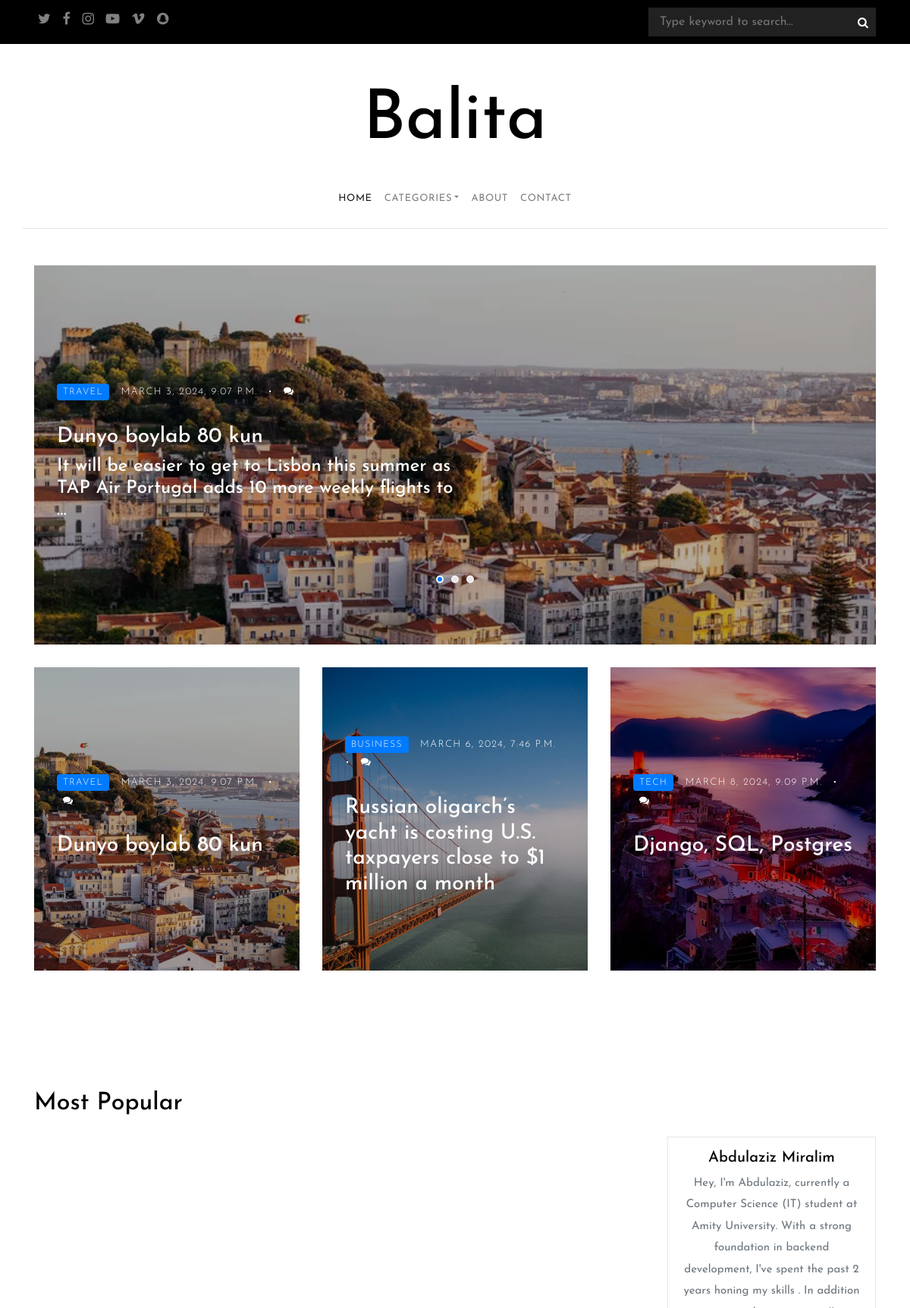
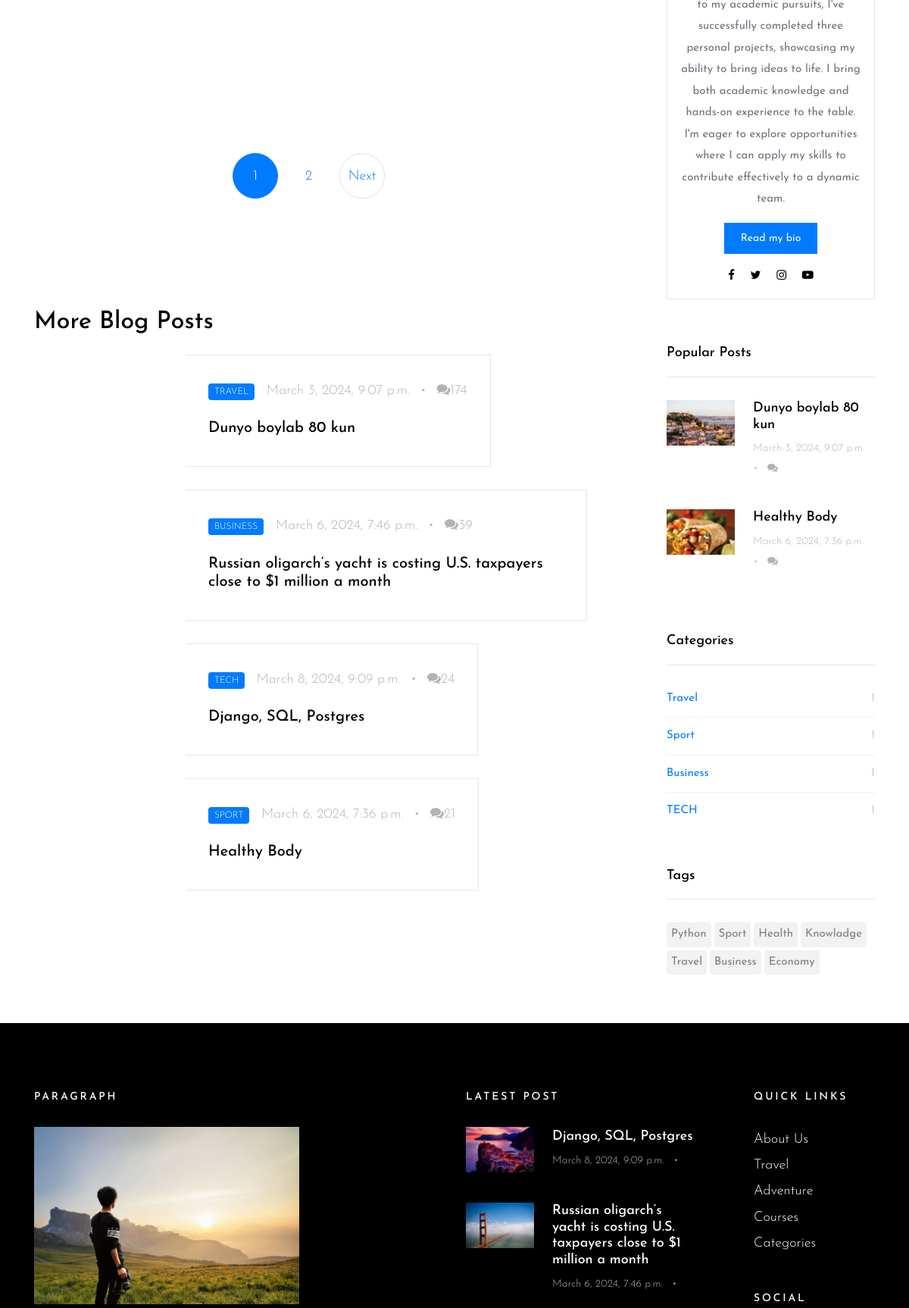
The page / (upper part) on the database its author committed (2 pictures, top to bottom).
### blog/models.py (models this page shows, shortened)
class Post(models.Model):
    title = models.CharField(max_length=100)
    description = models.TextField()
    image = models.ImageField(upload_to='posts/')
    category = models.ForeignKey(Category, on_delete=models.CASCADE)
    tag = models.ManyToManyField(Tag, blank=True)
    is_published = models.BooleanField(default=True)
    views = models.IntegerField(default=0)
    created_at = models.DateTimeField(auto_now_add=True)
    updated_at = models.DateTimeField(auto_now=True)

class Category(models.Model):
    name = models.CharField(max_length=100)
    created_at = models.DateTimeField(auto_now_add=True)
    updated_at = models.DateTimeField(auto_now=True)
    def __str__(self):
        return self.name

class Tag(models.Model):
    name = models.CharField(max_length=100)
    created_at = models.DateTimeField(auto_now_add=True)
    updated_at = models.DateTimeField(auto_now=True)

### blog/views.py (the view)
# urls.py: path('', home_view),
def home_view(request):
    categories = Category.objects.all()
    tags = Tag.objects.all()
    posts = Post.objects.filter(is_published=True)
    more_posts = posts.order_by('-views')[:4]
    banner_posts = posts.order_by('-views')[:3]
    latest_posts = posts.order_by('-created_at')[:3]
    data = request.GET
    page = data.get('page', 1)
    page_obj = Paginator(posts, 2)
    context = {
        'tags': tags,
        'more_posts': more_posts,
        'latest_posts': latest_posts,
        'banner_posts': banner_posts,
        'posts': page_obj.get_page(page),
        'categories': categories,
        'home': 'active'
    }
    return render(request, 'index.html', context=context)

### templates/index.html (shortened to what this page needs)
{% extends 'layouts/base.html' %}
{% load static %}
{% block content %}
<section class="site-section pt-5">
    <div class="container">
        <div class="row">
            <div class="col-md-12">
                <div class="owl-carousel owl-theme home-slider">
                    {% for post in banner_posts %}
                    <div>
                        <a href="/blog/{{ post.id }}/" class="a-block d-flex align-items-center height-lg"
                           style="background-image: url({{ post.image.url }}); ">
                            <div class="text half-to-full">
                                <div class="post-meta">
                                    <span class="category">{{ post.category }}</span>
                                    <span class="mr-2">{{ post.created_at }}</span> &bullet;
                                    <span class="ml-2"><span class="fa fa-comments"></span> {{ comments.count }}</span>
                                </div>
                                <h3>{{ post.title }}</h3>
                                <h4 style="color: white">{{ post.description | truncatewords:20 | safe }}</h4>
                            </div>
                        </a>
                    </div>
                    {% endfor %}
                </div>
            </div>
        </div>
        <div class="row">
            {% for post in banner_posts %}
            <div class="col-md-6 col-lg-4">
                <a href="/blog/{{ post.id }}/" class="a-block d-flex align-items-center height-md"
                   style="background-image: url({{ post.image.url }}); ">
                    <div class="text">
                        <div class="post-meta">
                            <span class="category">{{ post.category }}</span>
                            <span class="mr-2">{{ post.created_at }}</span> &bullet;
                            <span class="ml-2"><span class="fa fa-comments"></span>{{ comments.count }}</span>
                        </div>
                        <h3>{{ post.title }}</h3>
                    </div>
                </a>
            </div>
            {% endfor %}
        </div>
    </div>
</section>
<section class="site-section py-sm">
    <div class="container">
        <div class="row">
            <div class="col-md-6">
                <h2 class="mb-4">Most Popular</h2>
            </div>
        </div>
        <div class="row blog-entries">
            <div class="col-md-12 col-lg-8 main-content">
                <div class="row">
                    {% for post in posts %}
                    <div class="col-md-6">
                    </div>
                    {% endfor %}
                </div>
                <div class="row">
                    <div class="col-md-12 text-center">
                        <nav aria-label="Page navigation" class="text-center">
                            <ul class="pagination">
                                {% for i in posts.paginator.page_range %}
                                    {% if posts.number == i %}
                                        <li class="page-item active" ><a class="page-link" >{{ i }}</a></li>
                                    {% else %}
                                        <li><a href="?page={{ i }}">{{ i }}</a></li>
                                    {% endif %}
                                {% endfor %}
                                {% if posts.has_next  %}
                                    <li class="page-item"><a class="page-link" href="#">Next</a></li>
                                {% endif %}
                            </ul>
                        </nav>
                    </div>
                </div>
                <div class="row mb-5 mt-5">
                    <div class="col-md-12">
                        <h2 class="mb-4">More Blog Posts</h2>
                    </div>
                    <div class="col-md-12">
                        {% for post in more_posts %}
                        <div class="post-entry-horzontal">
                            <a href="/blog/{{ post.id }}/">
                                <span class="text">
<div class="post-meta">
<span class="category">{{ post.category }}</span>
<span class="mr-2">{{ post.created_at }}</span> &bullet;
<span class="ml-2"><span class="fa fa-comments"></span>{{ post.views }}</span>
</div>
<h2>{{ post.title }}</h2>
</span>
                            </a>
                        </div>
                        {% endfor %}
                    </div>
                </div>
            </div>
            {% include 'layouts/author_page.html' %}
        </div>
    </div>
</section>
{% endblock %}

### templates/layouts/base.html (shortened to what this page needs)
<!doctype html>
<html lang="en">
{% load static %}
<head>
    <link rel="stylesheet" href="{% static './css/bootstrap.css' %}">
    <link rel="stylesheet" href="{% static './css/animate.css' %}">
    <link rel="stylesheet" href="{% static  './css/owl.carousel.min.css' %}">
    <link rel="stylesheet" href="{% static  './fonts/ionicons/css/ionicons.min.css' %}">
    <link rel="stylesheet" href="{% static './fonts/fontawesome/css/font-awesome.min.css' %}">
    <link rel="stylesheet" href="{% static  './fonts/flaticon/font/flaticon.css' %}">
    <link rel="stylesheet" href="{% static './css/style.css' %}">
</head>
<body>
<header role="banner">
    <div class="top-bar">
        <div class="container">
            <div class="row">
                <div class="col-9 social">
                    <a href="#"><span class="fa fa-twitter"></span></a>
                    <a href="#"><span class="fa fa-facebook"></span></a>
                    <a href="#"><span class="fa fa-instagram"></span></a>
                    <a href="#"><span class="fa fa-youtube-play"></span></a>
                    <a href="#"><span class="fa fa-vimeo"></span></a>
                    <a href="#"><span class="fa fa-snapchat"></span></a>
                </div>
                <div class="col-3 search-top">
                    <form action="/search/" method="post" class="search-top-form">
                        <span class="icon fa fa-search"></span>
                        <input name="query" type="text" id="s" placeholder="Type keyword to search...">
                    </form>
                </div>
            </div>
        </div>
    </div>
    <div class="container logo-wrap">
        <div class="row pt-5">
            <div class="col-12 text-center">
                <h1 class="site-logo"><a href="/">Balita</a></h1>
            </div>
        </div>
    </div>
    <nav class="navbar navbar-expand-md  navbar-light bg-light">
        <div class="container">
            <div class="collapse navbar-collapse" id="navbarMenu">
                <ul class="navbar-nav mx-auto">
                    <li class="nav-item">
                        <a class="nav-link {{ home }}" href="/">Home</a>
                    </li>
                    <li class="nav-item dropdown">
                        <a class="nav-link {{ categories }} dropdown-toggle" href="/category" id="dropdown05" data-toggle="dropdown"
                           aria-haspopup="true" aria-expanded="false">Categories</a>
                    </li>
                    <li class="nav-item">
                        <a class="nav-link {{ about }}" href="/about">About</a>
                    </li>
                    <li class="nav-item">
                        <a class="nav-link {{ contact }}" href="/contact">Contact</a>
                    </li>
                </ul>
            </div>
        </div>
    </nav>
</header>
{% block content %}
{% endblock %}
<footer class="site-footer" >
    <div class="container">
        <div class="row mb-5">
            <div class="col-md-4">
                <h3>Paragraph</h3>
                <p>
                    <img src="{% static 'images/img_1.jpg' %}" alt="Image placeholder" class="img-fluid">
                </p>
            </div>
            <div class="col-md-6 ml-auto">
                <div class="row">
                    <div class="col-md-7">
                        <h3>Latest Post</h3>
                        <div class="post-entry-sidebar">
                            <ul>
                                {% for post in latest_posts %}
                                <li>
                                    <a href="/blog/{{ post.id }}">
                                        <img src="{{ post.image.url }}" alt="Image placeholder" class="mr-4">
                                        <div class="text">
                                            <h4>{{ post.title }}</h4>
                                            <div class="post-meta">
                                                <span class="mr-2">{{ post.created_at }}</span> &bullet;
                                            </div>
                                        </div>
                                    </a>
                                </li>
                                {% endfor %}
                            </ul>
                        </div>
                    </div>
                    <div class="col-md-1"></div>
                    <div class="col-md-4">
                        <div class="mb-5">
                            <h3>Quick Links</h3>
                            <ul class="list-unstyled">
                                <li><a href="/about">About Us</a></li>
                                <li><a href="/category/?cat={{ category.id }}">Travel</a></li>
                                <li><a href="#">Adventure</a></li>
                                <li><a href="#">Courses</a></li>
                                <li><a href="#">Categories</a></li>
                            </ul>
                        </div>
                        <div class="mb-5">
                            <h3>Social</h3>
                        </div>
                    </div>
                </div>
            </div>
        </div>
    </div>
</footer>
</body>
</html>

### templates/layouts/author_page.html
{% load static %}
<div class="col-md-12 col-lg-4 sidebar">
                <div class="sidebar-box">
                    <div class="bio text-center">
                        <div class="bio-body">
                            <h2>Abdulaziz Miralim</h2>
                            <p>Hey, I'm Abdulaziz, currently a Computer Science (IT) student at Amity University. With a strong
foundation in backend development, I've spent the past 2 years honing my skills . In addition to my
academic pursuits, I've successfully completed three personal projects, showcasing my ability to bring
ideas to life. I bring both academic knowledge and hands-on experience to the table. I'm eager to
explore opportunities where I can apply my skills to contribute effectively to a dynamic team.</p>
                            <p><a href="#" class="btn btn-primary btn-sm">Read my bio</a></p>
                            <p class="social">
                                <a href="#" class="p-2"><span class="fa fa-facebook"></span></a>
                                <a href="#" class="p-2"><span class="fa fa-twitter"></span></a>
                                <a href="#" class="p-2"><span class="fa fa-instagram"></span></a>
                                <a href="#" class="p-2"><span class="fa fa-youtube-play"></span></a>
                            </p>
                        </div>
                    </div>
                </div>
                <div class="sidebar-box">
                    <h3 class="heading">Popular Posts</h3>
                    <div class="post-entry-sidebar">
                        <ul>
                            {% for post in posts %}
                            <li>
                                <a href>
                                    <img src="{{ post.image.url }}" alt="Image placeholder" class="mr-4">
                                    <div class="text">
                                        <h4>{{ post.title }}</h4>
                                        <div class="post-meta">
                                            <span class="mr-2">{{ post.created_at }}</span> &bullet;
                                            <span class="ml-2"><span class="fa fa-comments"></span>{{ comments.count }}</span>
                                        </div>
                                    </div>
                                </a>
                            </li>
                            {% endfor %}
                        </ul>
                    </div>
                </div>
                <div class="sidebar-box">
                    <h3 class="heading">Categories</h3>
                    <ul class="categories">
                        {% for category in categories %}
                        <li><a href="#">{{ category.name }} <span>{{ category.post_set.count }}</span></a></li>
                        {% endfor %}
                    </ul>
                </div>
                <div class="sidebar-box">
                    <h3 class="heading">Tags</h3>
                    <ul class="tags">
                        {% for tag in tags %}
                        <li><a href="/tag/{{ tag.id }}">{{ tag.name }}</a></li>
                        {% endfor %}
                    </ul>
                </div>
            </div>

### rows shown on the page
Post: image (picture), category "TRAVEL", created_at "MARCH 3, 2024, 9:07 P.M.", title "Dunyo boylab 80 kun", description "It will be easier to get to Lisbon this summer as TAP Air Portugal adds 10 more weekly flights to …", created_at "March 3, 2024, 9:07 p.m.", views "174"
Post: image (picture), category "BUSINESS", created_at "MARCH 6, 2024, 7:46 P.M.", title "Russian oligarch’s yacht is costing U.S. taxpayers close to $1 million a month", created_at "March 6, 2024, 7:46 p.m.", views "39"
Post: image (picture), category "TECH", created_at "MARCH 8, 2024, 9:09 P.M.", title "Django, SQL, Postgres", created_at "March 8, 2024, 9:09 p.m.", views "24"
Post: category "SPORT", created_at "March 6, 2024, 7:36 p.m.", views "21", title "Healthy Body", image (picture)
Category: name "Travel", post_set.count "1"
Category: name "Sport", post_set.count "1"
Category: name "Business", post_set.count "1"
Category: name "TECH", post_set.count "1"
Tag: name "Python"
Tag: name "Sport"
Tag: name "Health"
Tag: name "Knowladge"
Tag: name "Travel"
Tag: name "Business"
Tag: name "Economy"

### other values the page prints
{{ i }} "1"
{{ i }} "2"
